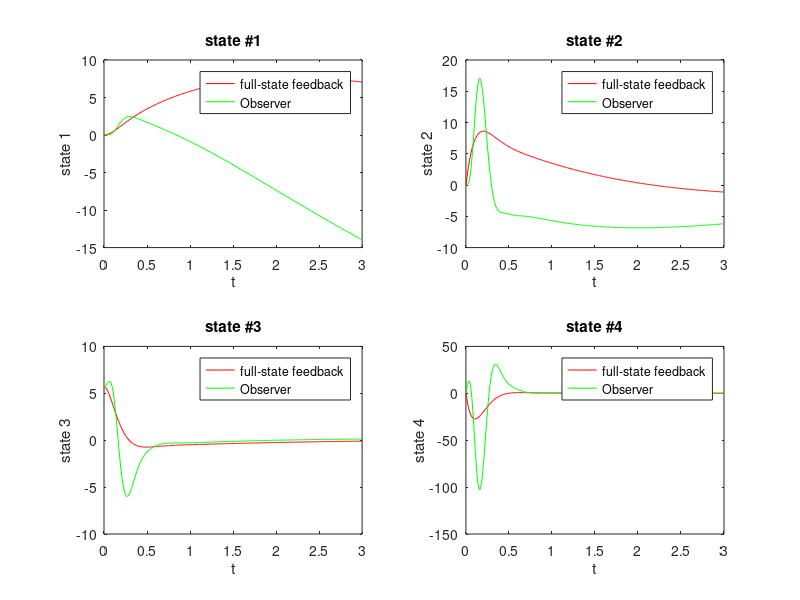

This chart was generated by the following MATLAB code:
clc
close all
clear;
myset = 3;

% 1: Only full-state controller
% 2: Observer WITHOUT reference input
% 3: Reference input (not part of exercise)
% 4: Reference input (not part of exercise)

factor = 180/pi;

A = [0 1 0 0;0 0 -1 0;0 0 0 1;0 0 100 0];
B = [0;0.1237;0; -1.2621];
C = eye(4);
%%%%%%%%%%%%%%%%%%%%%%%%%%%%%
% Poles:
%%%%%%%%%%%%%%%%%%%%%%%%%%%%%
    % Controller
    FullFeedbackPoles = [-8-6i;-8+6i;-0.4-0.3i;-0.4+0.3i];
    % Observer
    ObserverPoles = [-16-1i*21.3 -16-1i*21.3 -16+1i*21.3 -16+1i*21.3];

switch myset
    case 1     
        t = 0:0.01:5;
    case 2
        t = 0:0.01:10; 
    case 4
        t = 0:0.01:10;
    otherwise
        t = 0:0.01:3;
end
%%%%%%%%%%%%%%%%%%%%%%%%%%%%%
% System checks
%%%%%%%%%%%%%%%%%%%%%%%%%%%%%
    PC = [B A*B A^2*B A^3*B];
    %fprintf('Controllability matrix:\n');
    %disp(PC)
    if (abs(det(PC))>0.001)
        fprintf('System is controllable!\n');
    else
        fprintf('System is NOT controllable!\n');
    end
%%%%%%%%%%%%%%%%%%%%%%%%%%%%%
% Calc K for full state feedback
%%%%%%%%%%%%%%%%%%%%%%%%%%%%%
    K = acker(A,B,FullFeedbackPoles);
    %fprintf('K for full state feedback:\n');
    %disp(K);
    %%%%%%%%%%%%%%%%%%%%%%%%%%%%%%%%%%%%%%%%%%%%%%%%%%%%%%
    % Place the poles by hand instead of acker
    %%%%%%%%%%%%%%%%%%%%%%%%%%%%%%%%%%%%%%%%%%%%%%%%%%%%%%
        den = poly(FullFeedbackPoles);    
        q = zeros(size(A));
        N = length(den);
        for k = 1:N        
            q = q + A^(N-k) * den(k);
        end
        K0 = [0 0 0 1]*inv(PC)*q;
        if norm(K-K0) > 1e-10
            disp('error');
        end
    
%%%%%%%%%%%%%%%%%%%%%%%%%%%%%
% Full-state feedback
%%%%%%%%%%%%%%%%%%%%%%%%%%%%%
    Afull = A - B*K;
    disp(Afull)
    full = ss(Afull,B,C,0);
    x0 = [0 0 0.1 0]; % Initial state
    ufull = lsim(full,zeros(size(t)),t,x0);

%%%%%%%%%%%%%%%%%%%%%%%%%%%%%
% System respsonse for observer
%%%%%%%%%%%%%%%%%%%%%%%%%%%%%

if myset ~= 1
    
    %%%%%%%%%%%%%%%%%%%%%%%%%%%%%%%%%%%%%%%%%%%%%%%%%%
    CSL = [1 0 0 0];
    % Calculate the observalibility matrix P0
    P0 =  [CSL;CSL*A;CSL*A^2;CSL*A^3];
    % [num,den] = zp2tf([],ObserverPoles,1);
    den = poly(ObserverPoles);
    %%%%%%%%%%%%%%%%%%%%%%%%%%%
    % Place the poles
    %%%%%%%%%%%%%%%%%%%%%%%%%%%
    q = zeros(size(A));
    N = length(den);
    for k = 1:N        
        q = q + A^(N-k) * den(k);
    end
    L = q*inv(P0)*[0 0 0 1]';
   
    
    fprintf('L:\n');
    disp(L)    

    switch myset
        case 2

            % Without reference input
            AObserver = [A-B*K,B*K;zeros(size(A)),A-L*CSL];
            disp(AObserver)
            BObserver = zeros(8,1);
            observer = ss(AObserver,BObserver,eye(8),0);
            InitialState = [x0 x0];
            % Note the InitialState:
            % the state vector contains the state and the error
            % the initial state for the error is as before
            % The initial error is simply the initial state if initial
            % state estimate is set to zero (error is state - estimate)
            uobserver = lsim(observer,zeros(size(t)),t,InitialState);

        case 3

            AObserver = [A -B*K; L*CSL A-L*CSL-B*K];
            disp(AObserver)
            N = 2.3;
            BObserver = [B;B]*N;
            observer = ss(AObserver,BObserver,eye(8),0);
            % Note that here we use the estimated state.
            % Compared to case 2 we need to change the initial state
            v0 = 1; % m/sec
            r = t*v0;
            r = 0.5*ones(size(t)); % acc signal
            uobserver = lsim(observer,r,t,[x0 0 0 0 0]);

      case 4

            AObserver = [A -B*K; L*CSL A-L*CSL-B*K];
            disp(AObserver)
        
            BObserver = -[zeros(size(L));L];
            observer = ss(AObserver,BObserver,eye(8),0);
            % Note that here we use the estimated state.
            % Compared to case 2 we need to change the initial state
            v0 = 1; % m/sec
            r = t*v0;
            r = 0.5*ones(size(t)); % acc signal
            uobserver = lsim(observer,r,t,[x0 0 0 0 0]);

    end
        
end

%%%%%%%%%%%%%%%%%%%%%%%%%%%%%
% Plots
%%%%%%%%%%%%%%%%%%%%%%%%%%%%%

for k = 1:4
    subplot(2,2,k);
    plot(t,ufull(:,k)*factor,'red');   
    if myset > 1
        hold on
        plot(t,uobserver(:,k)*factor,'green');
        xlabel('t');
        tmps = sprintf('state %d',k);
        ylabel(tmps)
    end
    s = sprintf('state #%d',k);
    title(s)
    legend('full-state feedback','Observer');
end
